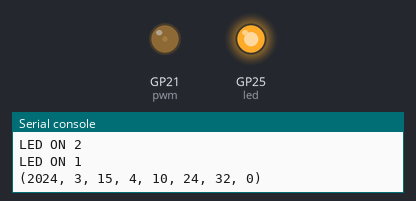
The program below on a simulated Raspberry Pi Pico running MicroPython. Parts: output pins drawn as LEDs (lit = HIGH), the last lines printed to the serial console. The clock reads 2024-03-15 10:24:30 at power-on unless the program sets it.

Above: at 2.55 s.
At 9.45 s:
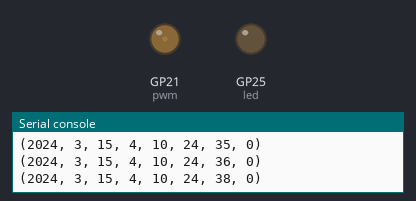
Timing chart, 0 to 11.6 s (numbered marks = the images above):
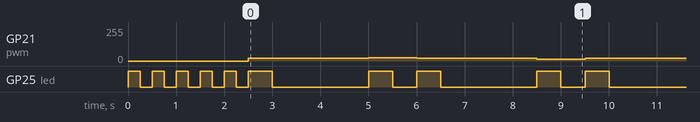

Measured:
- by itself, GP21 (pwm): repeats every 7.0 s: 26/255 1.0 s, 19/255 2.5 s, 13/255 1.0 s, 19/255 2.5 s
- by itself, GP25 (led): HIGH → LOW at 0.25 s, → HIGH 0.25 s later, → LOW 0.25 s later, → HIGH 0.25 s later, … (51 changes in this stretch)

The program:

autolight.py
```python
from machine import Pin, PWM
from time import sleep
# strftime("%Y-%m-%d %H:%M:%S", gmtime())

led = Pin("LED",Pin.OUT)

#set PWM
pwm = PWM(Pin(21))
pwm.freq(50) #20ms PWM period

rtc = machine.RTC()

led.off()

def blinker():
    count=5
    while count > 0:
        led.toggle()
        print("LED ON {}".format(count))
        sleep(.25)
        led.toggle()
        count=count-1
        sleep(.25)

blinker()

while True:
    led.on()
    print(rtc.datetime())
    pwm.duty_ns(1500000) #middle
    sleep(.5)
    led.off()
    sleep(2)  #####here is the wait
    led.on()
    print(rtc.datetime())
    pwm.duty_ns(2050000) #this is OFF
    sleep(.5)
    led.off()
    sleep(.5)
    led.on()
    print(rtc.datetime())
    pwm.duty_ns(1500000)
    sleep(.5)
    led.off()
    sleep(2)  #####here is the wait
    led.on()
    print(rtc.datetime())
    pwm.duty_ns(1000000) #this is ON
    sleep(.5)
    led.off()
    sleep(.5)
```
